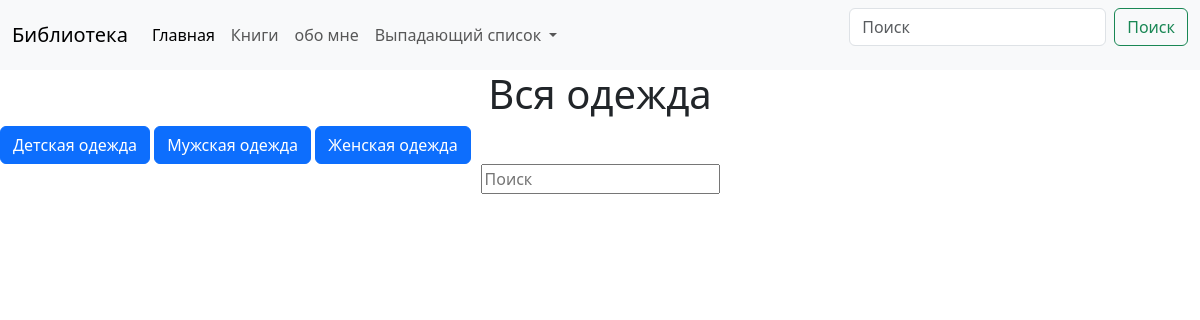
The page /all/ on the database as committed earlier.
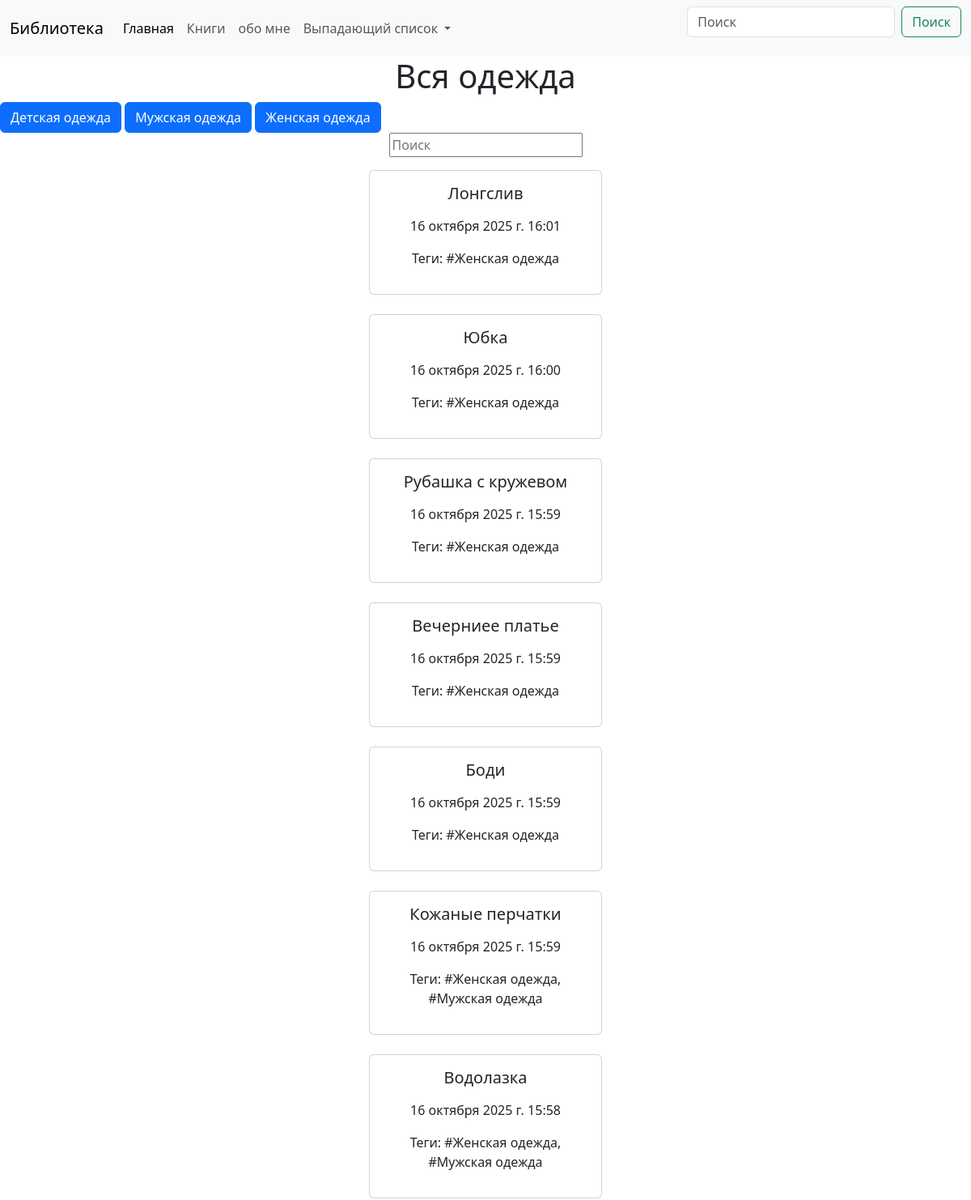
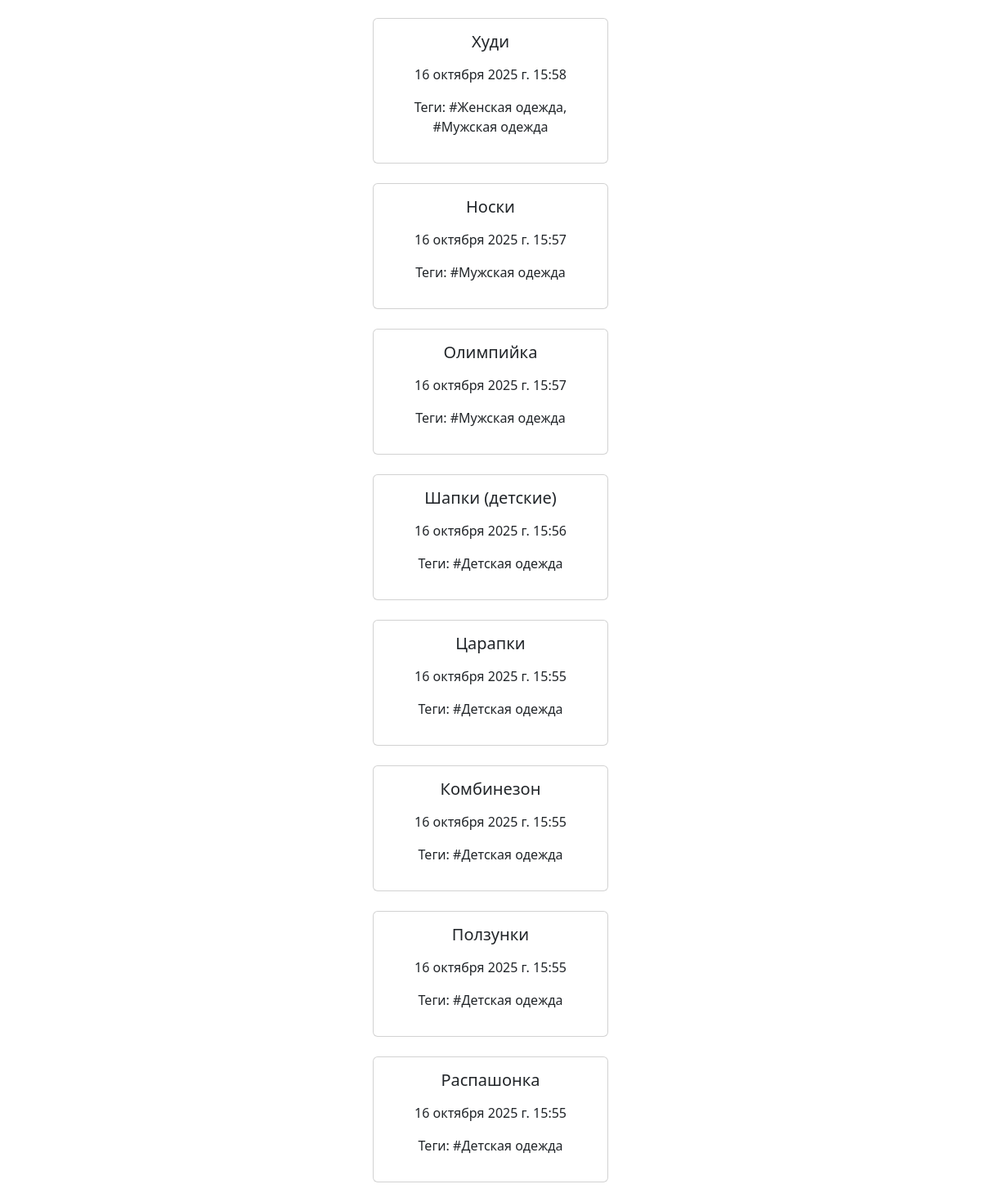
The same page on the database as committed later (2 pictures, top to bottom).
### clothes/models.py (models this page shows, shortened)
class Clothes(models.Model):
    titles =  models.CharField(max_length=100)
    descriptoin = models.TextField(max_length=2000, default='Lorem ipsum dolor sit amet, consectetur adipiscing elit. Sed tincidunt, libero quis laoreet tincidunt, augue risus volutpat ipsum, ut fermentum mauris urna quis nulla. Proin sed ipsum sed justo convallis faucibus. Vivamus viverra, metus ut ullamcorper fringilla, lectus metus dictum purus, ac gravida nisl risus sit amet nisl. Curabitur consequat, mauris at fermentum vulputate, lacus sem gravida turpis, et finibus leo risus iaculis neque. Nullam tincidunt, ipsum sed elementum porttitor, mauris turpis lobortis nisl, sit amet rutrum libero diam id libero. Curabitur blandit erat id odio gravida accumsan. Mauris dolor massa, pharetra vulputate suscipit in, sollicitudin vitae nunc. Morbi fringilla accumsan sapien nec commodo. Ut sit amet est dui. Interdum et malesuada fames ac ante ipsum primis in faucibus. Donec elementum purus et libero condimentum tincidunt. Suspendisse tincidunt eget purus sit amet dapibus. Pellentesque et finibus purus. Praesent accumsan lacus lectus, vel imperdiet turpis imperdiet sed. Maecenas bibendum viverra magna, ac tempor ante rutrum dignissim. ')
    tags = models.ManyToManyField(Tag)
    created_at = models.DateTimeField(auto_now_add=True)
    class Meta:
        verbose_name = 'Одежда'
        verbose_name_plural = 'Одежды'

class Tag(models.Model):
    name = models.CharField(max_length=100)
    class Meta:
        verbose_name = 'тег'
        verbose_name_plural = 'теги'

### clothes/views.py (the view)
# urls.py: path('all/', views.AllClothesView.as_view(), name='all_clothes'),
class AllClothesView(generic.View):
    def get(self, request):
        clothes = models.Clothes.objects.all().order_by('-id')
        return render(request, template_name='clothes/all_clothes.html',
                      context={'clothes': clothes})

### templates/clothes/all_clothes.html (shortened to what this page needs)
{% load static %}
{% include '../header.html' %}
<link href="https://cdn.jsdelivr.net/npm/bootstrap@5.3.3/dist/css/bootstrap.min.css" rel="stylesheet">
<h1 style="text-align: center;">Вся одежда</h1>
    <a href="{% url 'kids_clothes' %}" class="btn btn-primary">Детская одежда</a>
    <a href="{% url 'men_clothes' %}" class="btn btn-primary">Мужская одежда</a>
    <a href="{% url 'women_clothes' %}" class="btn btn-primary">Женская одежда</a>
    <center>
    <form action="{% url 'search' %}" method="GET">
        <input type="text" type="search" name="s" placeholder="Поиск">
    </form>
    </center>
{% for i in clothes %}
<div class="center_film" style="display: flex; flex-wrap: wrap; justify-content: center; gap: 20px;">
<div class="card" style="width: 18rem; text-align: center;">
    <div class="card-body">
    <h5 class="card-title">{{ i.titles }}</h5>
    <p class="card-text">{{ i.created_at }}</p>
    <p>
        Теги:
        {% for tag in i.tags.all %}
        {{tag.name}}{% if not forloop.last %}, {% endif %}
        {% empty %}
        Тегов нет:
        {% endfor %}
    </p>
  </div>
</div>
</div>
{% endfor %}

Rows that differ between the two databases and show on the page:
added Clothes: titles "Лонгслив", created_at "16 октября 2025 г. 16:01"
added Tag: name "#Женская одежда"
added Clothes: titles "Юбка", created_at "16 октября 2025 г. 16:00"
added Clothes: titles "Рубашка с кружевом", created_at "16 октября 2025 г. 15:59"
added Clothes: titles "Вечерниее платье", created_at "16 октября 2025 г. 15:59"
added Clothes: titles "Боди", created_at "16 октября 2025 г. 15:59"
added Clothes: titles "Кожаные перчатки", created_at "16 октября 2025 г. 15:59"
added Tag: name "#Мужская одежда"
added Clothes: titles "Водолазка", created_at "16 октября 2025 г. 15:58"
added Clothes: titles "Худи", created_at "16 октября 2025 г. 15:58"
added Clothes: titles "Носки", created_at "16 октября 2025 г. 15:57"
added Clothes: titles "Олимпийка", created_at "16 октября 2025 г. 15:57"
added Clothes: titles "Шапки (детские)", created_at "16 октября 2025 г. 15:56"
added Tag: name "#Детская одежда"
added Clothes: titles "Царапки", created_at "16 октября 2025 г. 15:55"
added Clothes: titles "Комбинезон", created_at "16 октября 2025 г. 15:55"
added Clothes: titles "Ползунки", created_at "16 октября 2025 г. 15:55"
added Clothes: titles "Распашонка", created_at "16 октября 2025 г. 15:55"
